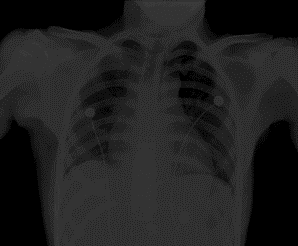
%> input picture Xray.png, 298 x 246 px
$ octave InteTrans_NegativeImage.m   (GNU Octave 9; MATLAB toolbox functions it lacks are replaced by stand-ins)
%> lines starting %> are read from the running program, lines starting %| are printed output that depends on the picture
f=imread('Xray.png');
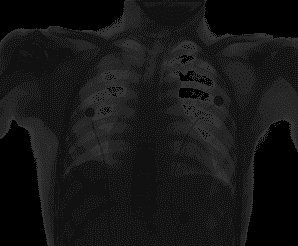
%> f: size 246x298 uint8; min 0, max 52, mean 21.8
% Negative Image
g=imcomplement(f);
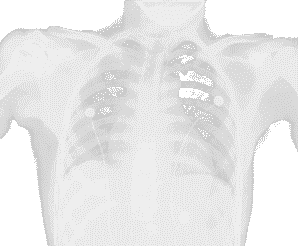
%> g: size 246x298 uint8; min 203, max 255, mean 233.2
imshow(f),figure,imshow(g);
